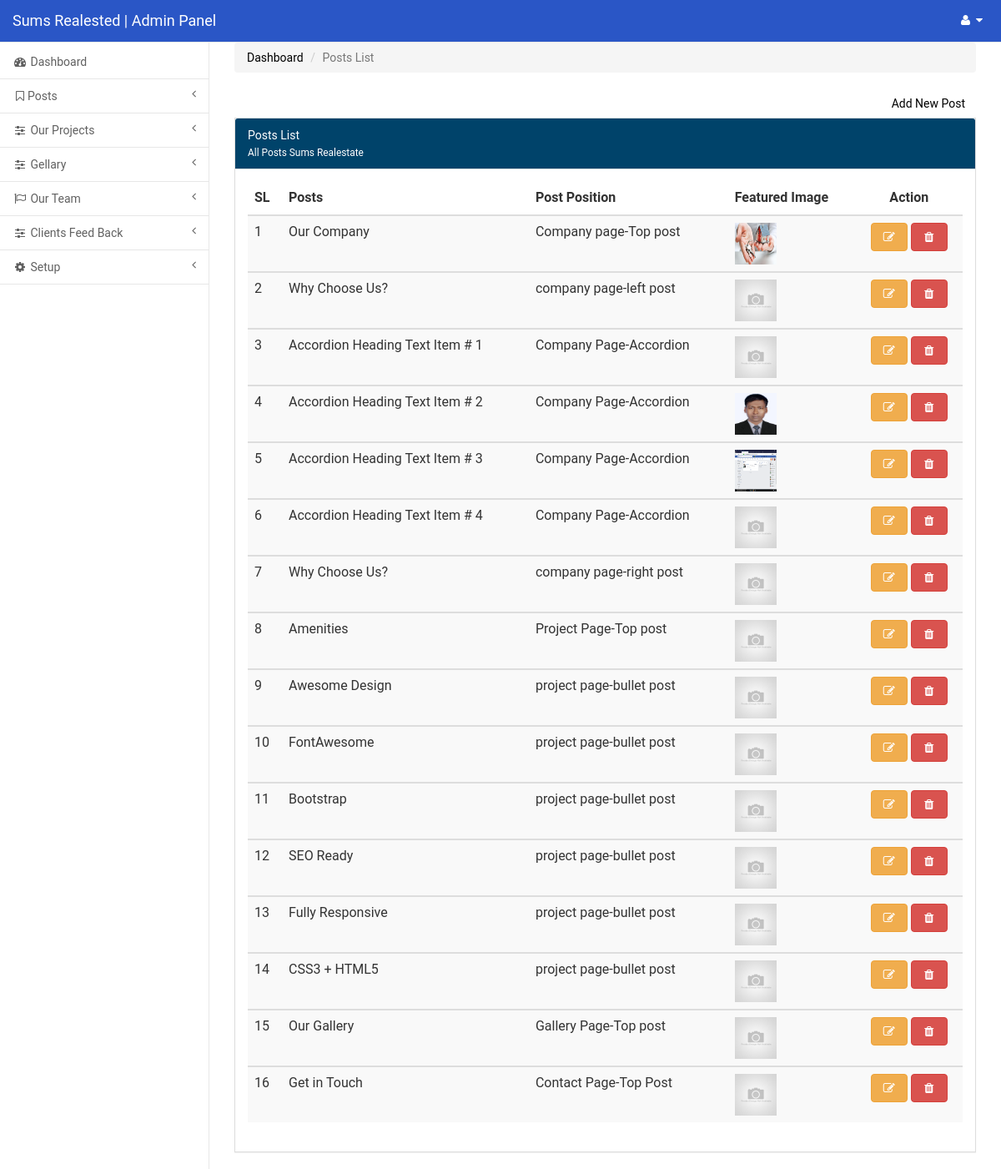
/index.php/admin/posts, run on the app's committed database.
### tables this page shows
CREATE TABLE `posts` (
  `id` varchar(255) NOT NULL,
  `post_title` varchar(100) NOT NULL,
  `post_position_id` varchar(100) NOT NULL,
  `post_details` text NOT NULL,
  `featured_image` varchar(255) NOT NULL,
  `status` int(11) NOT NULL DEFAULT '1',
  `created_at` timestamp NOT NULL DEFAULT CURRENT_TIMESTAMP,
  `modified_at` varchar(100) DEFAULT NULL
);

### application/controllers/admin.php (called while the page is built, shortened)
<?php
class Admin extends CI_Controller {
	function __construct()
	{
		$this->load->model('crud');
    }
	public function posts()
	{
		if(!isset($_GET['a'])) {
			$page_data['page'] = 'Posts';
			$this->load->view('backend/header',$page_data);
            $page_data['posts'] = $this->db->get('posts')->result();
			$this->load->view('backend/posts_list',$page_data);
			$this->load->view('backend/footer');
		}
	}
}

### index.php (called while the page is built, shortened)
<?php
require_once BASEPATH.'core/CodeIgniter.php';

### application/models/crud.php (called while the page is built, shortened)
<?php
    class Crud extends CI_Model {
        function get_name_by_id($table, $field, $id) {
            $result = $this->db->get_where($table, array('id'=>$id));
            if($result->num_rows() > 0) {
                return $result->row()->$field;
            }
            else {
                return '--';
            }
        }
}
?>

### application/views/backend/posts_list.php (the view)
<div id="page-wrapper">
    <div class="row">
        <div class="col-lg-12">
            <ol class="breadcrumb">
                <li><a href="<?php echo site_url('admin/index'); ?>">Dashboard</a></li>
                <li class="active">Posts List</li>
            </ol>
        </div>
    </div>
    <div class="row">
        <div class="col-lg-12">
            <?php $is_exist = $this->db->get('posts')->num_rows();?>
            <a class="btn pull-right" href="<?php echo site_url('admin/posts?a=add'); ?>">Add New Post</a>
        </div>
        <div class="col-lg-12">
            <div class="panel panel-default">
                <div class="panel-heading">
                    Posts List <br>
                    <small>All Posts Sums Realestate</small>
                </div>
                <div class="panel-body">
                    <table class="table table-striped table-hover">
                        <thead>
                           <tr>
                                <th>SL</th>
                                <th>Posts</th>
                                <th>Post Position</th>
                                <th>Featured Image</th>
                                <th class="text-center">Action</th>
                            </tr>
                        </thead>
                        <tbody>
                        <?php if($is_exist > 0){?>
                        <?php $counter = 0; foreach($posts as $row) { $counter++;?>
                           <tr>
                                <td><?php echo $counter;?></td>
                                <td><?php echo $row->post_title;?></td>
                                  <?php $position_id=$row->post_position_id;
                                         $position_name=$this->crud->get_name_by_id("post_positions","position_name","$position_id"); ?>
                                <td><?php echo $position_name;?></td>
                                <td class="center"><img src="<?php echo base_url().'uploads/featured_image/'.$row->featured_image; ?>"width="50" height="50"></td>
                                <td class="text-center">
                                                    <a href="<?php echo site_url('admin/posts?a=edit&id='.$row->id); ?>" class="btn btn-warning" data-toggle="tooltip" data-placement="top" title="Edit">
                                                        <i class="fa fa-edit fa-fw"></i>
                                                    </a>
                                                    <a onclick="return confirm('Are you sure you want to delete this post?')" href="<?php echo site_url('admin/posts?a=delete&id='.$row->id); ?>" class="btn btn-danger" data-toggle="tooltip" data-placement="top" title="Delete">
                                                        <i class="fa fa-trash fa-fw"></i>
                                                    </a>
                                </td>
                            </tr>
                        </tbody>
                        <?php } } ?>
                    </table>
                </div>
            </div>
        </div>
    </div>
</div>

### data on the page
posts: post_title "Our Company", position_name "Company page-Top post", featured_image (picture)
posts: post_title "Why Choose Us?", position_name "company page-left post", featured_image (placeholder picture)
posts: post_title "Accordion Heading Text Item # 1", position_name "Company Page-Accordion", featured_image (placeholder picture)
posts: post_title "Accordion Heading Text Item # 2", position_name "Company Page-Accordion", featured_image (picture)
posts: post_title "Accordion Heading Text Item # 3", position_name "Company Page-Accordion", featured_image (picture)
posts: post_title "Accordion Heading Text Item # 4", position_name "Company Page-Accordion", featured_image (placeholder picture)
posts: post_title "Why Choose Us?", position_name "company page-right post", featured_image (placeholder picture)
posts: post_title "Amenities", position_name "Project Page-Top post", featured_image (placeholder picture)
posts: post_title "Awesome Design", position_name "project page-bullet post", featured_image (placeholder picture)
posts: post_title "FontAwesome", position_name "project page-bullet post", featured_image (placeholder picture)
posts: post_title "Bootstrap", position_name "project page-bullet post", featured_image (placeholder picture)
posts: post_title "SEO Ready", position_name "project page-bullet post", featured_image (placeholder picture)
posts: post_title "Fully Responsive", position_name "project page-bullet post", featured_image (placeholder picture)
posts: post_title "CSS3 + HTML5", position_name "project page-bullet post", featured_image (placeholder picture)
posts: post_title "Our Gallery", position_name "Gallery Page-Top post", featured_image (placeholder picture)
posts: post_title "Get in Touch", position_name "Contact Page-Top Post", featured_image (placeholder picture)
